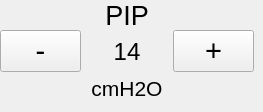
        <widget class="QWidget" name="tab_6">
         <attribute name="title">
          <string>PRESION</string>
         </attribute>
         <widget class="QWidget" name="layoutWidget">
          <property name="geometry">
           <rect>
            <x>0</x>
            <y>0</y>
            <width>254</width>
            <height>103</height>
           </rect>
          </property>
          <layout class="QHBoxLayout" name="horizontalLayout">
           <item>
            <widget class="QPushButton" name="pushButton_minPIP">
             <property name="font">
              <font>
               <pointsize>22</pointsize>
               <underline>false</underline>
              </font>
             </property>
             <property name="text">
              <string>-</string>
             </property>
            </widget>
           </item>
           <item>
            <layout class="QVBoxLayout" name="verticalLayout">
             <item>
              <widget class="QLabel" name="label_5">
               <property name="font">
                <font>
                 <pointsize>20</pointsize>
                </font>
               </property>
               <property name="layoutDirection">
                <enum>Qt::LeftToRight</enum>
               </property>
               <property name="text">
                <string>PIP</string>
               </property>
               <property name="alignment">
                <set>Qt::AlignCenter</set>
               </property>
              </widget>
             </item>
             <item>
              <widget class="QLabel" name="label_press_pip">
               <property name="font">
                <font>
                 <pointsize>18</pointsize>
                </font>
               </property>
               <property name="layoutDirection">
                <enum>Qt::LeftToRight</enum>
               </property>
               <property name="text">
                <string>14</string>
               </property>
               <property name="alignment">
                <set>Qt::AlignCenter</set>
               </property>
              </widget>
             </item>
             <item>
              <widget class="QLabel" name="label_8">
               <property name="font">
                <font>
                 <pointsize>16</pointsize>
                </font>
               </property>
               <property name="layoutDirection">
                <enum>Qt::LeftToRight</enum>
               </property>
               <property name="text">
                <string>cmH2O</string>
               </property>
               <property name="alignment">
                <set>Qt::AlignCenter</set>
               </property>
              </widget>
             </item>
            </layout>
           </item>
           <item>
            <widget class="QPushButton" name="pushButton_morePIP">
             <property name="font">
              <font>
               <pointsize>22</pointsize>
               <underline>false</underline>
              </font>
             </property>
             <property name="text">
              <string>+</string>
             </property>
            </widget>
           </item>
          </layout>
         </widget>
        </widget>
